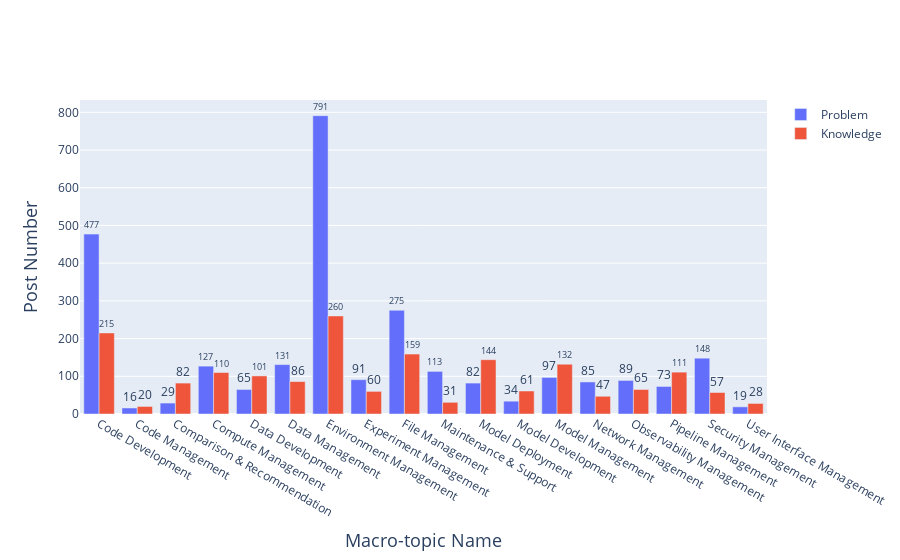

This figure's notebook cell:
### Code cell
df = pd.read_json(os.path.join(path_rq4, 'macro-topics.json'))

categories = []
frequency_p = []
frequency_k = [] 

for index, group in df.groupby('Resolution_summary_topic_macro'):
    categories.append(macro_topic_indexing[index])
    frequency_p.append(len(group[group['Challenge_type'] == 'problem']))
    frequency_k.append(len(group[group['Challenge_type'] == 'knowledge']))
    
# Create a stacked bar chart
fig = go.Figure(data=[
    go.Bar(name='Problem', x=categories, y=frequency_p, text=frequency_p, textposition='outside'),
    go.Bar(name='Knowledge', x=categories, y=frequency_k, text=frequency_k, textposition='outside')
])

# Change the bar mode
fig.update_layout(
    barmode='group',
    xaxis_title="Macro-topic Name",
    yaxis_title="Post Number",
    xaxis=dict(title_font=dict(size=18)), 
    yaxis=dict(title_font=dict(size=18)),
)
fig.show()
pio.full_figure_for_development(fig, warn=False)
fig.write_image(os.path.join(path_rq4, 'Macro-topics frequency histogram.pdf'), engine="kaleido")

### Figure 1 — Plotly figure (JSON) as saved in the notebook; plotly's stock layout.template omitted (floating-point values rounded to 4 significant figures)
{"data": [{"name": "Problem", "text": ["477", "16", "29", "127", "65", "131", "791", "91", "275", "113", "82", "34", "97", "85", "89", "73", "148", "19"], "textposition": "outside", "type": "bar", "x": ["Code Development", "Code Management", "Comparison & Recommendation", "Compute Management", "Data Development", "Data Management", "Environment Management", "Experiment Management", "File Management", "Maintenance & Support", "Model Deployment", "Model Development", "Model Management", "Network Management", "Observability Management", "Pipeline Management", "Security Management", "User Interface Management"], "y": [477, 16, 29, 127, 65, 131, 791, 91, 275, 113, 82, 34, 97, 85, 89, 73, 148, 19]}, {"name": "Knowledge", "text": ["215", "20", "82", "110", "101", "86", "260", "60", "159", "31", "144", "61", "132", "47", "65", "111", "57", "28"], "textposition": "outside", "type": "bar", "x": ["Code Development", "Code Management", "Comparison & Recommendation", "Compute Management", "Data Development", "Data Management", "Environment Management", "Experiment Management", "File Management", "Maintenance & Support", "Model Deployment", "Model Development", "Model Management", "Network Management", "Observability Management", "Pipeline Management", "Security Management", "User Interface Management"], "y": [215, 20, 82, 110, 101, 86, 260, 60, 159, 31, 144, 61, 132, 47, 65, 111, 57, 28]}], "layout": {"barmode": "group", "xaxis": {"title": {"font": {"size": 18}, "text": "Macro-topic Name"}}, "yaxis": {"title": {"font": {"size": 18}, "text": "Post Number"}}}}
